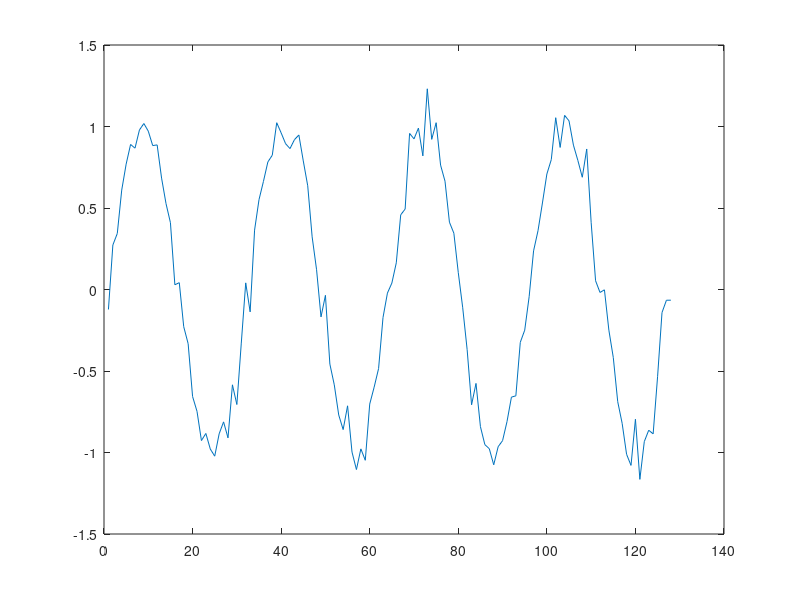

This chart was generated by the following MATLAB code:
t = 0 : 127;
a = sin(((8*pi)/127)*t)
rng default;
b = 0.1 * (randn(length(t),1));
b = b';
plot(a + b)
fprintf(fopen('C:\Users\GuiR\Documents\NetBeansProjects\WaveletTransform\src\io\github\guiritter\wavelet\test.txt', 'wt+'), '%f\n', (a + b));
